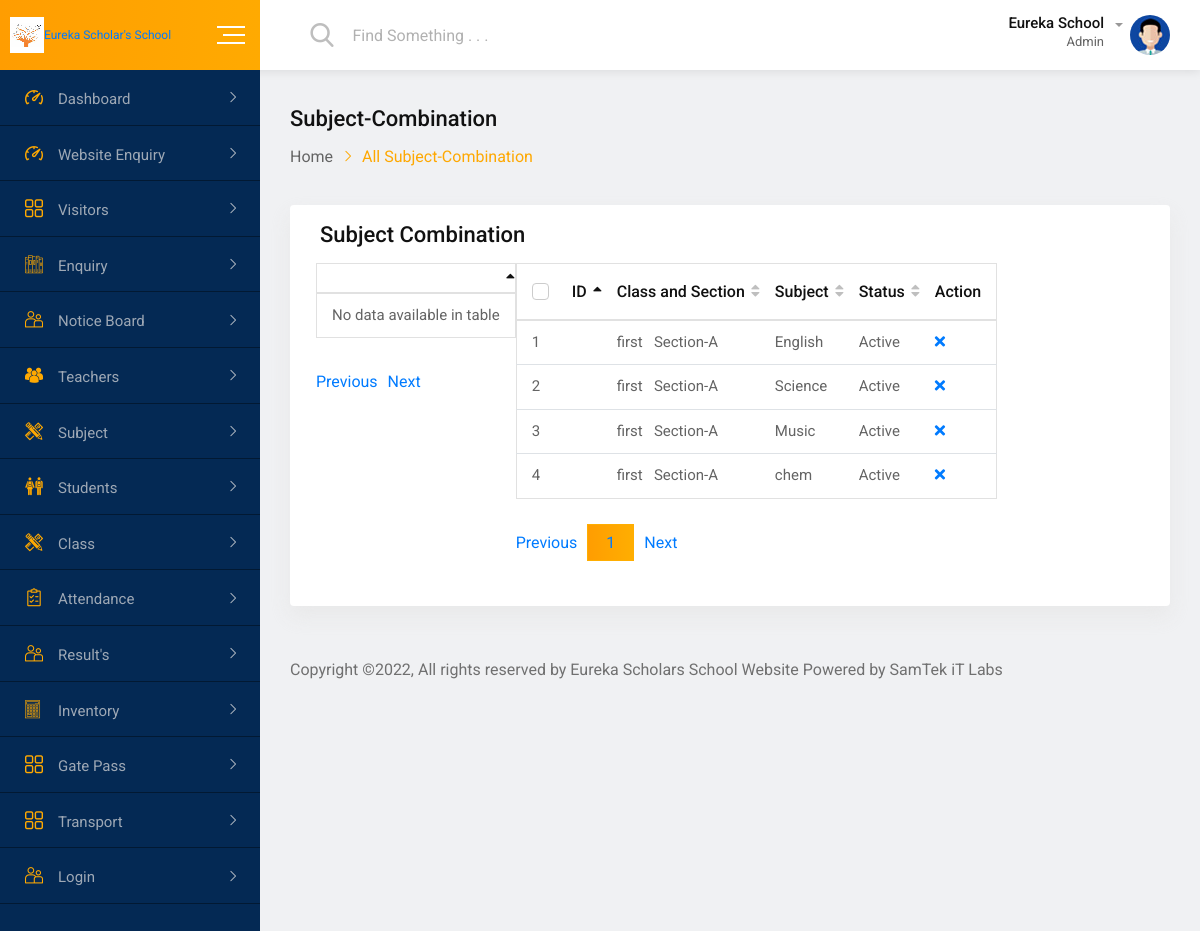
/all_subject_combination.php, run on the app's committed database.
### tables this page shows
CREATE TABLE `tblsubjectcombination` (
  `id` int(100) NOT NULL,
  `ClassId` int(100) NOT NULL,
  `SubjectId` int(100) NOT NULL,
  `status` int(100) NOT NULL,
  `CreationDate` timestamp(1) NOT NULL DEFAULT current_timestamp(1),
  `Updationdate` timestamp(1) NOT NULL DEFAULT current_timestamp(1)
);

CREATE TABLE `tblclasses` (
  `id` int(100) NOT NULL,
  `ClassName` varchar(100) NOT NULL,
  `ClassNameNumeric` int(100) NOT NULL,
  `Section` varchar(10) NOT NULL,
  `CreationDate` timestamp(1) NOT NULL DEFAULT current_timestamp(1),
  `UpdationDate` timestamp(1) NOT NULL DEFAULT current_timestamp(1)
);

CREATE TABLE `tblsubjects` (
  `id` int(200) NOT NULL,
  `SubjectName` varchar(100) NOT NULL,
  `SubjectCode` varchar(100) NOT NULL,
  `Creationdate` timestamp(1) NOT NULL DEFAULT current_timestamp(1),
  `UpdationDate` timestamp(1) NOT NULL DEFAULT current_timestamp(1)
);

### all_subject_combination.php (the view, shortened to what this page needs)
<?php
include 'db1.php';
?>
<!doctype html>
<html class="no-js" lang="">
<head>
    <link rel="stylesheet" href="css/normalize.css">
    <link rel="stylesheet" href="css/main.css">
    <link rel="stylesheet" href="css/bootstrap.min.css">
    <link rel="stylesheet" href="css/all.min.css">
    <link rel="stylesheet" href="fonts/flaticon.css">
    <link rel="stylesheet" href="css/fullcalendar.min.css">
    <link rel="stylesheet" href="css/animate.min.css">
    <link rel="stylesheet" href="style.css">
</head>
<body>
    <div id="wrapper" class="wrapper bg-ash">
        <div class="navbar navbar-expand-md header-menu-one bg-light">
            <div class="nav-bar-header-one">
                <div class="header-logo">
                    <a href="index1.php">
                        <img src="img/icon.png" alt="logo"><span style="font-size:1vw","color:red;">Eureka Scholar's School</span>
                     </a>
                </div>
                <div class="toggle-button sidebar-toggle">
                    <button type="button" class="item-link">
                        <span class="btn-icon-wrap">
                            <span></span>
                            <span></span>
                            <span></span>
                        </span>
                    </button>
                </div>
            </div>
            <div class="header-main-menu collapse navbar-collapse" id="mobile-navbar">
                <ul class="navbar-nav">
                    <li class="navbar-item header-search-bar">
                        <div class="input-group stylish-input-group">
                            <span class="input-group-addon">
                                <button type="submit">
                                    <span class="flaticon-search" aria-hidden="true"></span>
                            </button>
                            </span>
                            <input type="text" class="form-control" placeholder="Find Something . . .">
                        </div>
                    </li>
                </ul>
                <ul class="navbar-nav">
                    <li class="navbar-item dropdown header-admin">
                        <a class="navbar-nav-link dropdown-toggle" href="#" role="button" data-toggle="dropdown" aria-expanded="false">
                            <div class="admin-title">
                                <h5 class="item-title">Eureka School</h5>
                                <span>Admin</span>
                            </div>
                            <div class="admin-img">
                                <img src="img/figure/admin.jpg" alt="Admin">
                            </div>
                        </a>
                    </li>
                     </div>
                        </div>
            </div>
        <div class="dashboard-page-one">
             <div class="sidebar-main sidebar-menu-one sidebar-expand-md sidebar-color">
                <div class="sidebar-menu-content">
                    <ul class="nav nav-sidebar-menu sidebar-toggle-view">
                        <li class="nav-item sidebar-nav-item">
                            <a href="index1.php" class="nav-link"><i class="flaticon-dashboard"></i><span>Dashboard</span></a>
                        </li>
						<li class="nav-item sidebar-nav-item">
                            <a href="enquiry.php" class="nav-link"><i class="flaticon-dashboard"></i><span>Website Enquiry</span></a>
                         </li>
						<li class="nav-item sidebar-nav-item">
                            <a href="#" class="nav-link"><i class="flaticon-menu-1"></i><span>Visitors</span></a>
                        </li>
						<li class="nav-item sidebar-nav-item">
                            <a href="#" class="nav-link"><i class="flaticon-books"></i><span>Enquiry</span></a>
                        </li>
						<li class="nav-item sidebar-nav-item">
                            <a href="#" class="nav-link"><i class="flaticon-couple"></i><span>Notice Board</span></a>
                        </li>
						<li class="nav-item sidebar-nav-item">
                            <a href="#" class="nav-link"><i
                                    class="flaticon-multiple-users-silhouette"></i><span>Teachers</span></a>
                        </li>
						<li class="nav-item sidebar-nav-item">
                            <a href="#" class="nav-link"><i
                                    class="flaticon-maths-class-materials-cross-of-a-pencil-and-a-ruler"></i><span>Subject</span></a>
                        </li>
                        <li class="nav-item sidebar-nav-item">
                            <a href="#" class="nav-link"><i class="flaticon-classmates"></i><span>Students</span></a>
                        </li>
                        <li class="nav-item sidebar-nav-item">
                            <a href="#" class="nav-link"><i
                                    class="flaticon-maths-class-materials-cross-of-a-pencil-and-a-ruler"></i><span>Class</span></a>
                        </li>
						<li class="nav-item sidebar-nav-item">
                            <a href="#" class="nav-link"><i class="flaticon-shopping-list"></i><span>Attendance</span></a>
                        </li>
                        <li class="nav-item sidebar-nav-item">
                            <a href="#" class="nav-link"><i class="flaticon-couple"></i><span>Result's</span></a>
                        </li>
                        <li class="nav-item sidebar-nav-item">
                            <a href="#" class="nav-link"><i class="flaticon-technological"></i><span>Inventory</span></a>
                        </li>
                        <li class="nav-item sidebar-nav-item">
                            <a href="#" class="nav-link"><i class="flaticon-menu-1"></i><span>Gate Pass</span></a>
                        </li>
                        <li class="nav-item sidebar-nav-item">
                            <a href="#" class="nav-link"><i class="flaticon-menu-1"></i><span>Transport</span></a>
                        </li>
                        <li class="nav-item sidebar-nav-item">
                            <a href="#" class="nav-link"><i class="flaticon-couple"></i><span>Login</span></a>
                        </li>
                    </ul>
                </div>
            </div>
            <div class="dashboard-content-one">
                <div class="breadcrumbs-area">
                    <h3>Subject-Combination</h3>
                    <ul>
                        <li>
                            <a href="index1.php">Home</a>
                        </li>
                        <li>All Subject-Combination</li>
                    </ul>
                </div>
                <div class="card height-auto">
                    <div class="card-body">
                        <div class="heading-layout1">
                            <div class="item-title">
                                <h3>Subject Combination</h3>
                            </div>
                        </div>
						<form class="mg-b-20">
                            <div class="row gutters-8">
                               <table class="table display data-table text-nowrap">
                            </div>
                        </form>
                        <div class="table-responsive">
                            <table class="table display data-table text-nowrap">
                                <thead>
                                    <tr>
                                        <th>
                                            <div class="form-check">
                                                <label class="form-check-label">ID</label>
                                            </div>
                                        </th>
                                            <th>Class and Section</th>
                                            <th>Subject </th>
                                            <th>Status</th>
                                            <th>Action</th>
                                            </tr>
                                        </thead>
										<tbody>
                                        <?php $sql = "SELECT tblclasses.ClassName,tblclasses.Section,tblsubjects.SubjectName,tblsubjectcombination.id as scid,tblsubjectcombination.status from tblsubjectcombination join tblclasses on tblclasses.id=tblsubjectcombination.ClassId  join tblsubjects on tblsubjects.id=tblsubjectcombination.SubjectId";
											$query = $dbh->prepare($sql);
											$query->execute();
											$results=$query->fetchAll(PDO::FETCH_OBJ);
											$cnt=1;
										if($query->rowCount() > 0)
										{
											foreach($results as $result)
										{   ?>
												<tr>
													<td><?php echo htmlentities($cnt);?></td>
                                                    <td><?php echo htmlentities($result->ClassName);?> &nbsp; Section-<?php echo htmlentities($result->Section);?></td>
                                                    <td><?php echo htmlentities($result->SubjectName);?></td>
                                                    <td><?php $stts=$result->status;
										if($stts=='0')
										{
											echo htmlentities('Inactive');
										}
											else
												{
													echo htmlentities('Active');
												}
                                                             ?></td>
										<td>
											<?php if($stts=='0')
											{ ?>
											<a href="all-subject-combination.php?acid=<?php echo htmlentities($result->scid);?>" onclick="confirm('do you really want to ativate this subject');"><i class="fa fa-check" title="Acticvate Record"></i> </a><?php } else {?>
											<a href="all-subject-combination.php?did=<?php echo htmlentities($result->scid);?>" onclick="confirm('do you really want to deativate this subject');"><i class="fa fa-times" title="Deactivate Record"></i> </a>
											<?php }?>
										</td>
											</tr>
												<?php $cnt=$cnt+1;}} ?>
										</tbody>
                            </table>
                        </div>
                    </div>
                </div>
                <footer class="footer-wrap-layout1">
                    <div class="copyright">Copyright ©2022, All rights reserved by Eureka Scholars School Website Powered by SamTek iT Labs</a></div>
                </footer>
            </div>
        </div>
</body>
</html>

### css/main.css (style rules this page uses)
html { color: #222; font-size: 1em; line-height: 1.4; }
audio, canvas, iframe, img, svg, video { vertical-align: middle; }

### data on the page
tblsubjectcombination: ClassId.ClassName "first", ClassId.Section "A", SubjectId.SubjectName "English"
tblsubjectcombination: ClassId.ClassName "first", ClassId.Section "A", SubjectId.SubjectName "Science"
tblsubjectcombination: ClassId.ClassName "first", ClassId.Section "A", SubjectId.SubjectName "Music"
tblsubjectcombination: ClassId.ClassName "first", ClassId.Section "A", SubjectId.SubjectName "chem"
